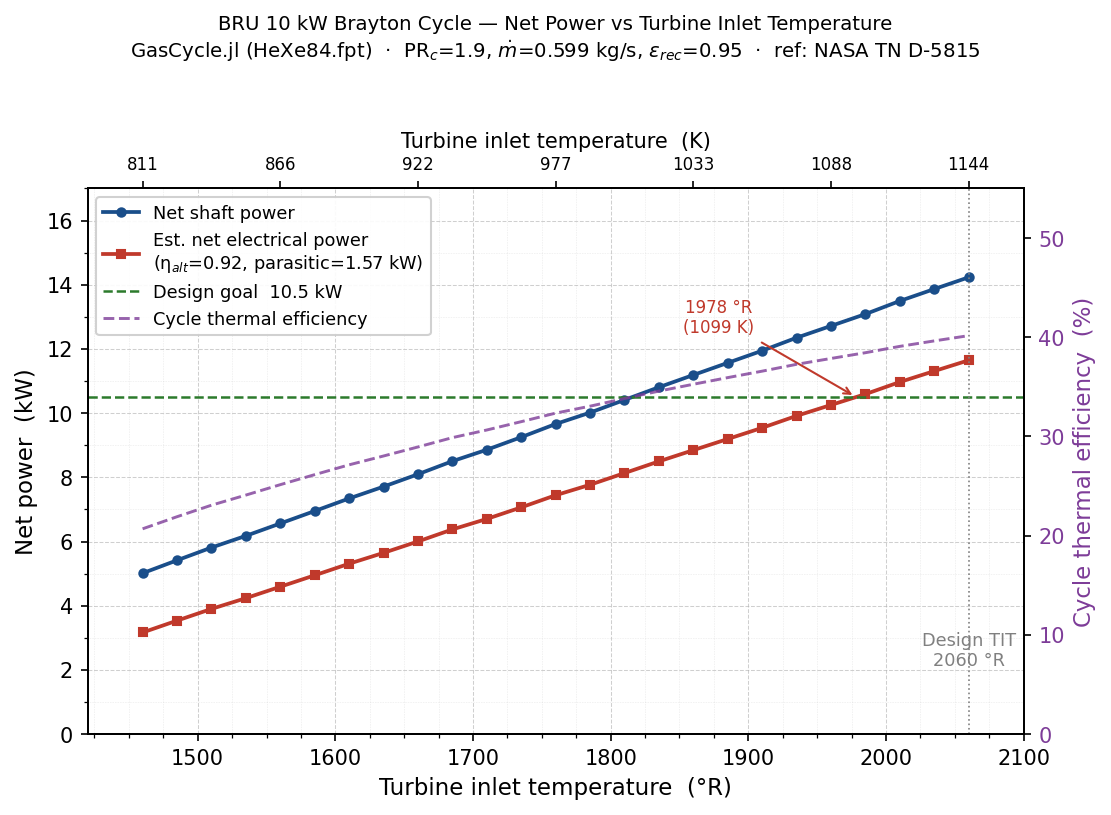

Here is the Python script that generated this plot:
"""
Plot BRU TIT sweep results, reproducing the style of Figure 6 from
Wong et al., NASA TN D-5815 (May 1970).

Run after: julia examples/bru_tit_sweep.jl > /tmp/bru_sweep.csv
Or pipe directly:  ~/.juliaup/bin/julia examples/bru_tit_sweep.jl | python3 examples/plot_bru_tit_sweep.py
"""

import sys
import io
import subprocess
import numpy as np
import matplotlib.pyplot as plt
import matplotlib.ticker as ticker

# ── Run Julia sweep if not piped ───────────────────────────────────────────────
def load_data():
    if not sys.stdin.isatty():
        raw = sys.stdin.read()
    else:
        print("Running Julia sweep...", flush=True)
        import os
        julia = os.path.expanduser("~/.juliaup/bin/julia")
        script = os.path.join(os.path.dirname(__file__), "bru_tit_sweep.jl")
        result = subprocess.run([julia, script], capture_output=True, text=True)
        raw = result.stdout

    # Find the CSV header line
    lines = [l for l in raw.splitlines() if l.startswith("TIT_R") or
             (len(l) > 0 and l[0].isdigit())]
    text = "\n".join(lines)
    data = np.genfromtxt(io.StringIO(text), delimiter=",", names=True)
    return data

data = load_data()

TIT_R        = data["TIT_R"]
W_shaft      = data["W_shaft_kW"]
W_elec       = data["W_elec_kW"]
Q_heater     = data["Q_heater_kW"]
eta_pct      = data["eta_cycle_pct"]

# ── Figure setup ──────────────────────────────────────────────────────────────
fig, ax1 = plt.subplots(figsize=(7.5, 5.5))

# Gray style reminiscent of NASA report line drawings
colors = {"shaft": "#1a4e8a", "elec": "#c0392b", "goal": "#2c7a2c"}

ax1.plot(TIT_R, W_shaft, "-o", color=colors["shaft"], linewidth=1.8,
         markersize=4, label="Net shaft power")
ax1.plot(TIT_R, W_elec,  "-s", color=colors["elec"],  linewidth=1.8,
         markersize=4, label="Est. net electrical power\n(η$_{alt}$=0.92, parasitic=1.57 kW)")

# Design goal line
ax1.axhline(10.5, color=colors["goal"], linewidth=1.2, linestyle="--",
            label="Design goal  10.5 kW")

# Design-point marker at 2060 °R
ax1.axvline(2060, color="gray", linewidth=0.8, linestyle=":")
ax1.annotate("Design TIT\n2060 °R", xy=(2060, 2.0),
             ha="center", va="bottom", fontsize=8.5, color="gray")

ax1.set_xlabel("Turbine inlet temperature  (°R)", fontsize=11)
ax1.set_ylabel("Net power  (kW)", fontsize=11)
ax1.set_xlim(1420, 2100)
ax1.set_ylim(0, 17)
ax1.yaxis.set_major_locator(ticker.MultipleLocator(2))
ax1.yaxis.set_minor_locator(ticker.MultipleLocator(1))
ax1.xaxis.set_major_locator(ticker.MultipleLocator(100))
ax1.xaxis.set_minor_locator(ticker.MultipleLocator(25))
ax1.grid(True, which="major", linestyle="--", linewidth=0.5, alpha=0.6)
ax1.grid(True, which="minor", linestyle=":",  linewidth=0.3, alpha=0.4)

# Secondary y-axis: cycle thermal efficiency
ax2 = ax1.twinx()
ax2.plot(TIT_R, eta_pct, "--", color="#7d3c98", linewidth=1.4, alpha=0.8,
         label="Cycle thermal efficiency")
ax2.set_ylabel("Cycle thermal efficiency  (%)", color="#7d3c98", fontsize=11)
ax2.tick_params(axis="y", labelcolor="#7d3c98")
ax2.set_ylim(0, 55)
ax2.yaxis.set_major_locator(ticker.MultipleLocator(10))

# ── Second x-axis in Kelvin ────────────────────────────────────────────────────
ax3 = ax1.twiny()
ax3.set_xlim(ax1.get_xlim())
K_ticks_R = np.arange(1460, 2100, 100)
ax3.set_xticks(K_ticks_R)
ax3.set_xticklabels([f"{int(T*(5/9))}" for T in K_ticks_R], fontsize=8)
ax3.set_xlabel("Turbine inlet temperature  (K)", fontsize=10)

# ── Legend ─────────────────────────────────────────────────────────────────────
lines1, labels1 = ax1.get_legend_handles_labels()
lines2, labels2 = ax2.get_legend_handles_labels()
ax1.legend(lines1 + lines2, labels1 + labels2,
           loc="upper left", fontsize=8.5, framealpha=0.9)

# ── Annotations ────────────────────────────────────────────────────────────────
# Mark where electrical output crosses design goal
from scipy.interpolate import interp1d
f_elec = interp1d(TIT_R, W_elec)
# find crossings numerically
cross_R = None
for i in range(len(TIT_R)-1):
    if (W_elec[i] - 10.5) * (W_elec[i+1] - 10.5) < 0:
        cross_R = float(np.interp(10.5, [W_elec[i], W_elec[i+1]], [TIT_R[i], TIT_R[i+1]]))
        break

if cross_R is not None:
    ax1.annotate(f"{cross_R:.0f} °R\n({cross_R*5/9:.0f} K)",
                 xy=(cross_R, 10.5), xytext=(cross_R - 100, 12.5),
                 arrowprops=dict(arrowstyle="->", color=colors["elec"], lw=1.0),
                 color=colors["elec"], fontsize=8, ha="center")

fig.suptitle(
    "BRU 10 kW Brayton Cycle — Net Power vs Turbine Inlet Temperature\n"
    "GasCycle.jl (HeXe84.fpt)  ·  PR$_c$=1.9, $\\dot{m}$=0.599 kg/s, "
    "$\\varepsilon_{rec}$=0.95  ·  ref: NASA TN D-5815",
    fontsize=9.5
)

plt.tight_layout(rect=[0, 0, 1, 0.95])

outpath = __file__.replace(".py", ".png")
plt.savefig(outpath, dpi=150, bbox_inches="tight")
print(f"Saved → {outpath}")
plt.show()
